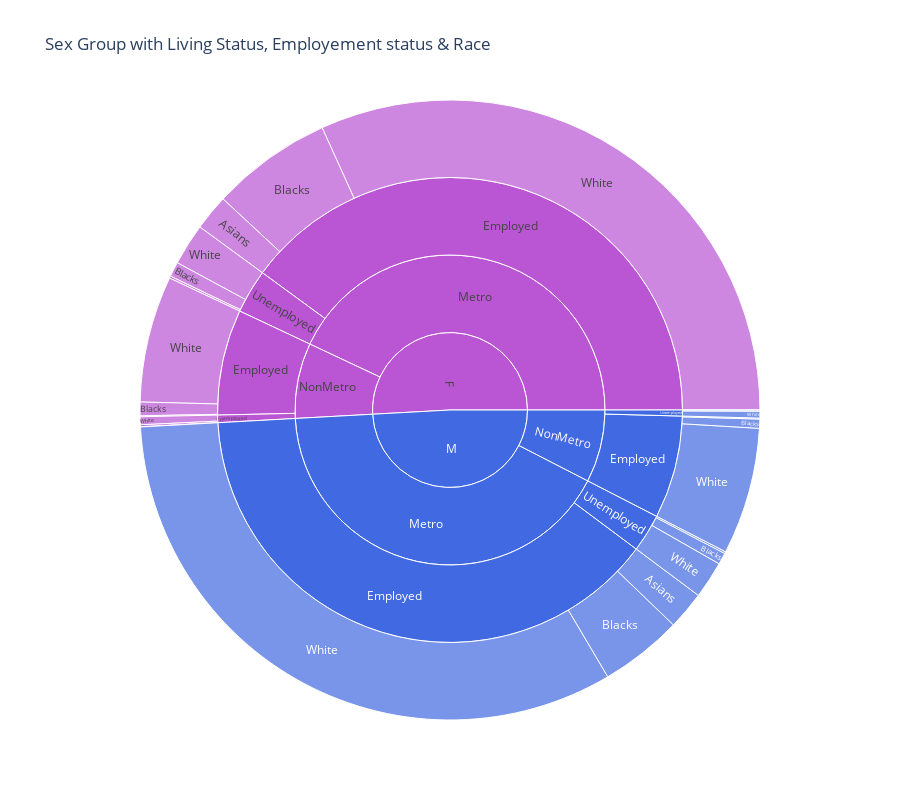

The notebook cell saved with this chart:
### Code cell
#sunburst 
customDF1 = df[['MetroGrp', 'SexGrp', 'LaborGrp', 'RaceGrp', 'TUCASEID']].dropna()
plotdfSB1 = customDF1.groupby(["MetroGrp", "SexGrp", "LaborGrp", "RaceGrp"], as_index=False)["TUCASEID"].count()
plotdfSB1.head(10)
## Creating sunburst chart - 4D##

# define figure element
fig = px.sunburst(  customDF1, 
                    path = ['SexGrp', 
                            'MetroGrp',
                            'LaborGrp', 
                            'RaceGrp'
                           ], 
                    title="Sex Group with Living Status, Employement status & Race",
                    color='SexGrp',
                    color_discrete_sequence = [mblue, fpink],
                    height=800
                 )
# display the figure
fig.show()
fig.write_html("4d1.html")

### Figure 1 — Plotly figure (JSON) as saved in the notebook; plotly's stock layout.template omitted (floating-point values rounded to 4 significant figures)
{"data": [{"branchvalues": "total", "customdata": [["M"], ["M"], ["F"], ["M"], ["F"], ["F"], ["F"], ["M"], ["M"], ["F"], ["M"], ["M"], ["F"], ["F"], ["M"], ["F"], ["F"], ["M"], ["F"], ["M"], ["M"], ["F"], ["M"], ["F"], ["M"], ["F"], ["M"], ["F"], ["M"], ["F"], ["M"], ["F"], ["M"], ["F"], ["M"], ["F"], ["M"], ["F"]], "domain": {"x": [0, 1], "y": [0, 1]}, "hovertemplate": "labels=%{label}<br>count=%{value}<br>parent=%{parent}<br>id=%{id}<br>SexGrp=%{customdata[0]}<extra></extra>", "ids": ["M", "M/Metro/Employed/White", "F/Metro/Employed/White", "M/NonMetro/Unemployed/Blacks", "F/NonMetro/Unemployed/Blacks", "F/Metro/Employed", "F/NonMetro/Unemployed/White", "M/NonMetro/Employed", "M/NonMetro/Unemployed", "F/NonMetro", "M/NonMetro", "M/Metro/Employed/Asians", "F/NonMetro/Unemployed", "F/Metro/Unemployed/White", "M/Metro/Unemployed", "F/Metro/Unemployed", "F/NonMetro/Employed", "M/Metro/Employed", "F/Metro", "M/Metro", "M/NonMetro/Unemployed/White", "F/Metro/Employed/Asians", "M/NonMetro/Employed/White", "F", "M/Metro/Unemployed/Blacks", "F/Metro/Unemployed/Blacks", "M/NonMetro/Employed/Blacks", "F/NonMetro/Employed/Blacks", "M/Metro/Employed/Blacks", "F/Metro/Employed/Blacks", "M/NonMetro/Unemployed/Asians", "F/NonMetro/Unemployed/Asians", "M/Metro/Unemployed/Asians", "F/Metro/Unemployed/Asians", "M/NonMetro/Employed/Asians", "F/NonMetro/Employed/Asians", "M/Metro/Unemployed/White", "F/NonMetro/Employed/White"], "labels": ["M", "White", "White", "Blacks", "Blacks", "Employed", "White", "Employed", "Unemployed", "NonMetro", "NonMetro", "Asians", "Unemployed", "White", "Unemployed", "Unemployed", "Employed", "Employed", "Metro", "Metro", "White", "Asians", "White", "F", "Blacks", "Blacks", "Blacks", "Blacks", "Blacks", "Blacks", "Asians", "Asians", "Asians", "Asians", "Asians", "Asians", "White", "White"], "marker": {"colors": ["#4169E1", "#4169E1", "#BA55D3", "#4169E1", "#BA55D3", "#BA55D3", "#BA55D3", "#4169E1", "#4169E1", "#BA55D3", "#4169E1", "#4169E1", "#BA55D3", "#BA55D3", "#4169E1", "#BA55D3", "#BA55D3", "#4169E1", "#BA55D3", "#4169E1", "#4169E1", "#BA55D3", "#4169E1", "#BA55D3", "#4169E1", "#BA55D3", "#4169E1", "#BA55D3", "#4169E1", "#BA55D3", "#4169E1", "#BA55D3", "#4169E1", "#BA55D3", "#4169E1", "#BA55D3", "#4169E1", "#BA55D3"]}, "name": "", "parents": ["", "M/Metro/Employed", "F/Metro/Employed", "M/NonMetro/Unemployed", "F/NonMetro/Unemployed", "F/Metro", "F/NonMetro/Unemployed", "M/NonMetro", "M/NonMetro", "F", "M", "M/Metro/Employed", "F/NonMetro", "F/Metro/Unemployed", "M/Metro", "F/Metro", "F/NonMetro", "M/Metro", "F", "M", "M/NonMetro/Unemployed", "F/Metro/Employed", "M/NonMetro/Employed", "", "M/Metro/Unemployed", "F/Metro/Unemployed", "M/NonMetro/Employed", "F/NonMetro/Employed", "M/Metro/Employed", "F/Metro/Employed", "M/NonMetro/Unemployed", "F/NonMetro/Unemployed", "M/Metro/Unemployed", "F/Metro/Unemployed", "M/NonMetro/Employed", "F/NonMetro/Employed", "M/Metro/Unemployed", "F/NonMetro/Employed"], "type": "sunburst", "values": [62601, 41578, 40481, 82, 138, 50902, 526, 9105, 530, 10028, 9635, 2532, 669, 2767, 3368, 3894, 9359, 49598, 54796, 52966, 447, 2382, 8433, 64824, 767, 989, 605, 905, 5488, 8039, 1, 5, 126, 138, 67, 64, 2475, 8390]}], "layout": {"height": 800, "legend": {"tracegroupgap": 0}, "sunburstcolorway": ["#4169E1", "#BA55D3"], "title": {"text": "Sex Group with Living Status, Employement status & Race"}}}
